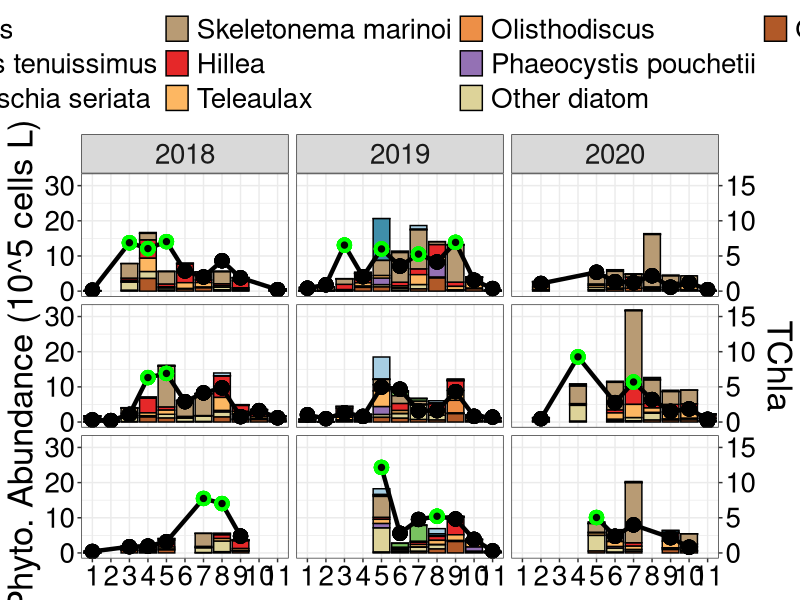
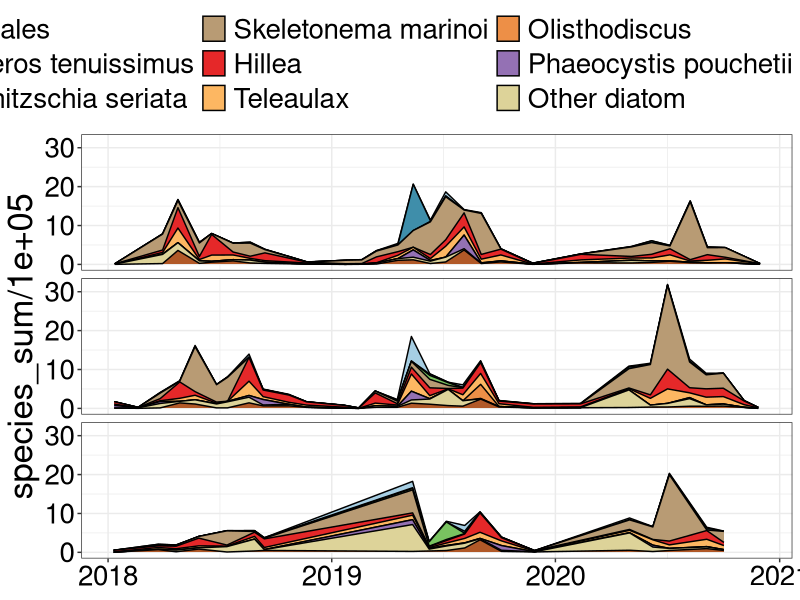
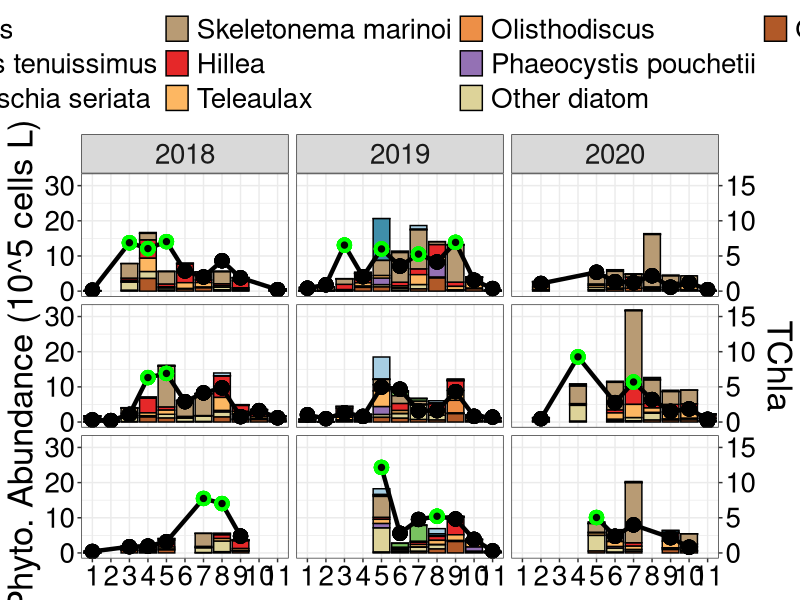
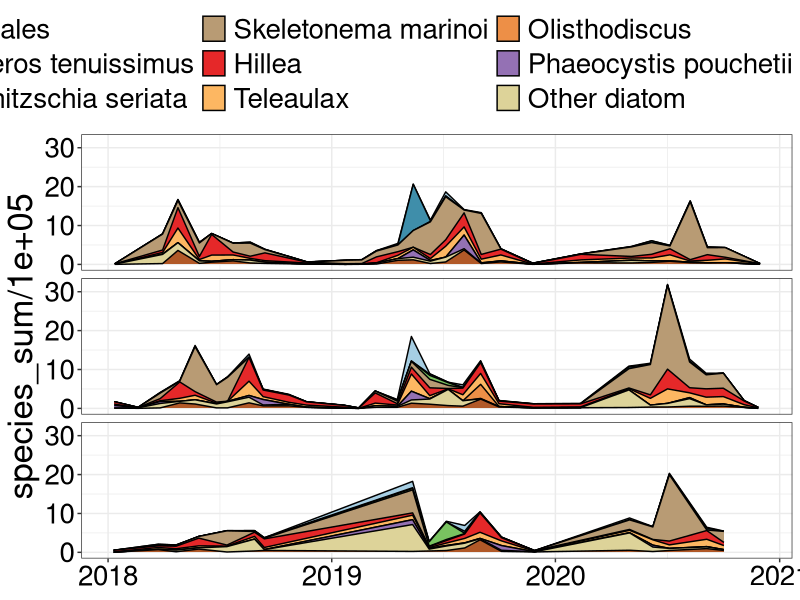
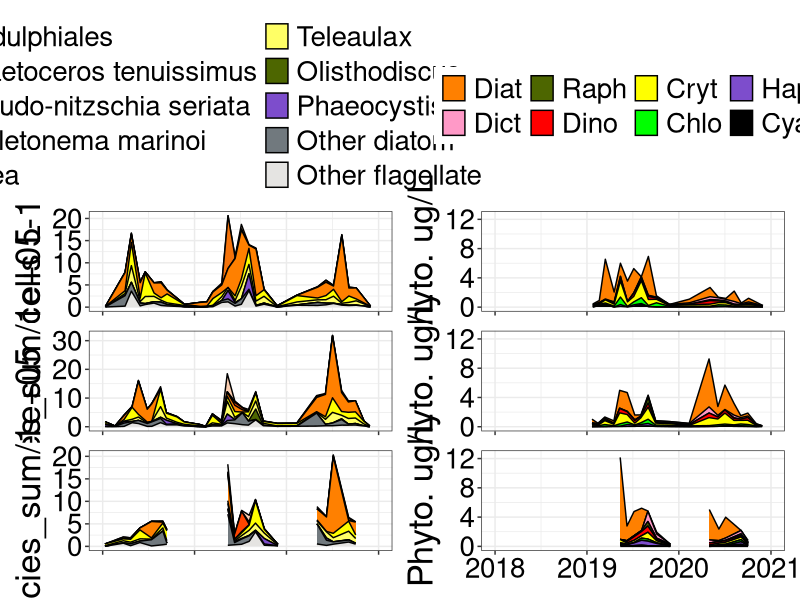

Generate these figures, in order, with R:
## ---- chunk 1
#Upload packages
library(tidyverse)
library(readxl)
library(here)
library(patchwork)
library(RColorBrewer)
library(ggpubr)
library(broom)
library(vegan)
## ---- chunk 2
#Upload data from my master data standardization sheet
micro <- read_csv(here("outputs", "micro_all_2022-11-25.csv")) 

#Uploading chl data that has been converted to TChla
chl <- read_csv(here("outputs", "tchla_calibration_2022-11-15.csv"))

chem <- read_csv(here("files", "chemtax_2023-04-14.csv")) 
## ---- chunk 3
#Remove QU39
micro <- micro %>%
  filter(!scientificName_accepted == "Cyanobacteria")
## ---- chunk 4
#Add year column
micro <- micro %>% 
  mutate(year = lubridate::year(date),
         month = lubridate::month(date)) %>% 
  relocate(year, .after = date) %>% 
  relocate(month, .after = year)

micro <- micro %>%  
  mutate(month_surv = lubridate::month(date),
         month_surv = case_when(date == "2019-08-29" ~ 9,
                                date == "2019-08-31" ~ 9,
                                date == "2019-11-27" ~ 12,
                             TRUE ~ as.numeric (month_surv)))
## ---- chunk 5
# Changing site_id to location 
micro <- micro %>% 
    mutate(location = case_when(site_id == "DFO2" ~ "F",
                              site_id == "KC10" ~ "C",
                              site_id == "QCS01" ~ "S",
                              TRUE ~ as.character(site_id))) %>% 
  relocate(location, .after = site_id)

chl <- chl %>% 
    mutate(location = case_when(site_id == "DFO2" ~ "F",
                              site_id == "KC10" ~ "C",
                              site_id == "QCS01" ~ "S",
                              TRUE ~ as.character(site_id))) %>% 
  relocate(location, .after = site_id)
## ---- chunk 6
micro_all <- micro 

#Order locations from fjord to shelf
order_loc <- c("F", "C", "S")

#Chemtax - Specify order of phyto groups for figures
micro_all <- arrange(mutate(micro_all,
                         location = factor(location, levels = order_loc)))


micro_all <- micro_all %>%
  # filter(group == "Bacillariophyta")
  filter(trophicStatus == "auto")
#I want to look at species that never contribute to more than a certain percentage to the total biomass
## ---- chunk 7
micro_all <- micro_all %>%
  group_by(date, location) %>%
  mutate(sum_count = sum(species_sum)) %>%
  ungroup() %>%
  mutate(perc = species_sum/sum_count)

micro_all <- micro_all %>%
  group_by(scientificName) %>%
  mutate(max = max(perc),
         max_abund = max(species_sum),
         median_abund = median(species_sum)) %>% 
  ungroup()

top_13 <- micro_all %>% 
  distinct(scientificName, max_abund) %>% 
  slice_max(max_abund, n = 8)
## ---- chunk 8
micro_all_gt10_perc <- micro_all %>% 
  mutate(scientificName2 = ifelse(max_abund < 350000 & group == "Bacillariophyta",
                                  "Other diatom", scientificName)) %>% 
  mutate(scientificName2 = ifelse(max_abund < 350000 & !group == "Bacillariophyta",
                                  "Other flagellate", scientificName2))
## ---- chunk 9
micro_all_gt10_perc2 <- micro_all_gt10_perc %>% 
  group_by(date, month_surv, location, scientificName2) %>% 
  summarise(species_sum = sum(species_sum)) %>% 
  ungroup()
## ---- chunk 10
micro_all_c <- micro_all_gt10_perc2  

colourCount_c = length(unique(micro_all_c$scientificName2))
getPalette_c = colorRampPalette(brewer.pal(15, "Paired"))
## ---- chunk 11
spec_dist <- micro_all_c %>% 
  distinct(scientificName2)
## ---- chunk 12
#25%
spec_ord <- c("Biddulphiales", #
              "Chaetoceros tenuissimus", #
              # "Pennales", #
              "Pseudo-nitzschia seriata", #
              # "Rhizosolenia setigera", #
              "Skeletonema marinoi", #
              # "Olisthodiscus", #
              "Hillea", #
              "Teleaulax", #
              "Olisthodiscus",
              "Phaeocystis pouchetii", #
              # "Choanozoa",
              # "Parvicorbicula socialis",
              "Other diatom", #
              "Other flagellate") #




# spec_ord <- c("Biddulphiales", #
#               "Chaetoceros tenuissimus", #
#               "Pennales", #
#               "Pseudo-nitzschia seriata", #
#               "Rhizosolenia setigera", #
#               "Skeletonema marinoi", #
#               "Olisthodiscus", #
#               "Hillea", #
#               "Teleaulax", #
#               "Phaeocystis pouchetii", #
#               "Other diatom", #
#               "Other flagellate") #

#20%
# spec_ord <- c("Biddulphiales",
#               "Chaetoceros cinctus",
#               "Chaetoceros tenuissimus",
#               "Pseudo-nitzschia seriata",
#               "Rhizosolenia setigera",
#               "Skeletonema marinoi small",
#               "Skeletonema marinoi large",
#               "Olisthodiscus",
#               "Hillea",
#               "Teleaulax",
#               "Phaeocystis pouchetii",
#               "Pyramimonas orientalis",
#               "Other")

#10%
# spec_ord <- c("Biddulphiales",
#               "Chaetoceros cinctus",
#               "Chaetoceros tenuissimus",
#               "Pseudo-nitzschia",
#               
#               "Rhizosolenia setigera",
#               "Skeletonema marinoi large",
#               "Skeletonema marinoi small",
#               "Thalassiosira nordenskioeldii",
#               "Thalassiosira pacifica",
#               "Olisthodiscus",
#               "Hillea",
#               "Teleaulax",
#               "Pterosperma",
#               "Pyramimonas orientalis",
#               "Phaeocystis pouchetii")

micro_all_c <- arrange(mutate(micro_all_c,
                         scientificName2 = factor(scientificName2,
                                                 levels = spec_ord)))
## ---- chunk 13
micro_all_chl <- micro_all_c %>% 
  left_join(chl)

micro_all_chl <- arrange(mutate(micro_all_chl,
                         location = factor(location, levels = order_loc)))
## ---- chunk 14
coeff <- 2

micro_all_chl %>%   
  mutate(year = lubridate::year(date)) %>% 
  ggplot() + 
  geom_bar(aes(x = as.factor(month_surv), y = species_sum/100000, 
           fill = scientificName2), stat = "identity", position = "stack",
           color = "black") +
  scale_fill_manual(values = getPalette_c(colourCount_c)) +
  geom_line(aes(x = month_surv, y = tchla*coeff), size = 1.5) +
  geom_point(aes(x = month_surv, y = tchla*coeff, 
                 color = ifelse(tchla < 5, "Fail", "Pass")), size = 2.5, pch = 21,
             stroke = 2, fill = "black") +
  scale_y_continuous(name = "Phyto. Abundance (10^5 cells L)",
                     sec.axis = sec_axis(~ . /coeff, name = "TChla")) +
  scale_color_manual(values = c("black", "green"))+
  facet_grid(location ~ year) +
  theme_bw() +
  theme(text = element_text(size = 25),
        axis.title.x = element_blank(),
        # axis.text.y = element_blank(),
        axis.text = element_text(colour = "black"),
        legend.position = "top",
        legend.direction = "horizontal",
        legend.title = element_blank(),
        strip.background.y = element_blank(),
        strip.text.y = element_blank()) +
  guides(fill = guide_legend(nrow = 3),
         color = "none")

ggsave(here("figures_species_timeseries", "compositions_all_10species.png"),
       width = 16, height = 10, dpi = 300)
## ---- chunk 15
test <- micro_all_chl %>% 
  select(-site_id, -tchla) %>% 
  pivot_wider(names_from = scientificName2, values_from = species_sum,
              values_fill = 0) 

test2 <- test %>% 
  pivot_longer(cols = c(Hillea:Olisthodiscus), names_to = "scientificName2",
               values_to = "species_sum")
## ---- chunk 16
test2 <- arrange(mutate(test2,
                         scientificName2 = factor(scientificName2,
                                                 levels = spec_ord)))

test2 %>%
  mutate(year = lubridate::year(date)) %>% 
  ggplot() + 
  geom_area(aes(x = date, y = species_sum/100000, 
           fill = scientificName2), stat = "identity", position = "stack",
           color = "black") +
  scale_fill_manual(values = getPalette_c(colourCount_c)) +
  facet_grid(location ~ .) +
  theme_bw() +
  theme(text = element_text(size = 25),
        axis.title.x = element_blank(),
        # axis.text.y = element_blank(),
        axis.text = element_text(colour = "black"),
        legend.position = "top",
        legend.direction = "horizontal",
        legend.title = element_blank(),
        strip.background.y = element_blank(),
        strip.text.y = element_blank()) +
  guides(fill = guide_legend(nrow = 3),
         color = "none")


ggsave(here("figures_species_timeseries", "test.png"),
       width = 16, height = 10, dpi = 300)
## ---- chunk 17

#Adding location instead of site ID for interpretation of results
chem <- chem %>% 
    mutate(location = case_when(site_id == "DFO2" ~ "F",
                              site_id == "KC10" ~ "C",
                              site_id == "QCS01" ~ "S",
                              TRUE ~ as.character(site_id))) %>% 
  relocate(location, .after = site_id)

#Creating a unique location-date ID for each sample - makes labels for plotting by dendrogram more informative 
chem <- chem %>% 
  unite(sample_name, c(location, date), sep = "", remove = FALSE)

chem <- chem %>% 
  rename(cyan = Cyanobacteria, hapt = Hapto, GA = `Prasinophytes-3`,
         cryp = Cryptophytes, dino = `Dinoflagellates-1`, dict = Dictyo, 
         raph = Raphido,
         diat = `Diatoms-1`)



## ---- chunk 18
#Here, only including 2019-2020
chem <- chem %>% 
  filter(date < "2021-01-01")

chem <- chem %>% 
    add_row(sample_name = NA,
            date = as.Date("2020-01-01"),
            site_id = "QCS01",
            location = "S",
            cyan = NA,
            hapt = NA,
            GA = NA, 
            cryp = NA,
            dino = NA,
            raph = NA,
            dict = NA, 
            diat = NA) 

chem_long <- chem %>% 
  pivot_longer(c(cyan:diat), names_to = "group", values_to = "tchla")
## ---- chunk 19
#Order locations from fjord to shelf
order_loc <- c("F", "C", "S")

#Chemtax - Specify order of phyto groups for figures
chem_long <- arrange(mutate(chem_long,
                         location = factor(location, levels = order_loc)))


#Chemtax - Specify order of phyto groups for figures
chl <- arrange(mutate(chl,
                         location = factor(location, levels = order_loc)))
## ---- chunk 20
#Setting plotting order phytoplankton groups

#Order phytoplankton groups roughly from smallest to largest - create order list
order_chem <- c("cyan", "hapt", "GA", "cryp",
                   "dino", "raph", "dict", "diat")

#Chemtax spring bloom - Specify order of phyto groups for figures
chem_long <- arrange(mutate(chem_long,
                                group = factor(group,
                                levels = order_chem)))

## ---- chunk 21
#Set Color palette for plotting. Currently based on QU39 manuscript. Brewer has some good ones for R style.
palette <- c("#ff8000", #1 - Diatoms (orange)
             "#ff99c7", #2 - Dictyochophytes (pink)
             "#4d6600", #3 - Raphidophytes (dark green)
             "#ff0000", #4 - Dinoflagellates (Red)
             "#ffff00", #5 - Cryptophytes (yellow)
             "#00ff00", #6 - Chlorophyta (light green)
             "#7d4dcc", #7 - Haptophytes (purple)
             "#000000") #8 - Cyanobacteria (black)

palette_micro <- c("#FBCEB1", #Bidd
                   "#F4730B", #C.ten.
                   "#FF4500", #P.n.s.
                   "#ff8000", #S.mar.
                   "#ffff00", #Hill
                   "#ffff66", #Tel
                   "#4d6600", #Olis
                   "#7d4dcc", #P.p.
                   "#71797E", #OD
                   "#E5E4E2") #OF

palette_micro2 <- c("#E5E4E2",
                    "#71797E",
                    "#7d4dcc",
                    "#4d6600",
                    "#ffff66",
                    "#ffff00",
                    "#ff8000",
                    "#FF4500",
                    "#F4730B",
                    "#FBCEB1")
  


## ---- chunk 22
chem_long <- chem_long %>%
    mutate(year = lubridate::year(date),
         month = lubridate::month(date)) %>%
  mutate(month_surv = case_when(date == "2019-08-31" ~ 9,
                                TRUE ~ as.numeric (month)))
## ---- chunk 23
f1 <- test2 %>%
  filter(location == "F") %>%
  ggplot() + 
  geom_area(aes(x = date, y = species_sum/100000, 
           fill = scientificName2), stat = "identity", position = "stack",
           color = "black") +
  scale_fill_manual(values = palette_micro) +
  scale_x_date(limits = as.Date(c("2018-01-01", "2021-01-01"))) +
  labs(y = "cells L-1") +
  theme_bw() +
  theme(text = element_text(size = 25),
        axis.title.x = element_blank(),
        axis.text.x = element_blank(),
        axis.text = element_text(colour = "black"),
        legend.position = "top",
        legend.direction = "horizontal",
        legend.title = element_blank(),
        strip.background.y = element_blank(),
        strip.text.y = element_blank()) +
  guides(fill = guide_legend(nrow = 5),
         color = "none")

f2 <- chem_long %>%
  filter(site_id == "DFO2") %>% 
  ggplot() +
  geom_area(aes(x = date, y = tchla, 
           fill = fct_rev(group)), stat = "identity", position = "stack",
           color = "black") +
  scale_fill_manual(values = palette,
                    labels = c("Diat", "Dict", "Raph", "Dino", "Cryt", "Chlo", 
                               "Hapt", "Cyan")) +
  scale_x_date(limits = as.Date(c("2018-01-01", "2021-01-01"))) +
  labs(y = "Phyto. ug/L") +
  ylim(0, 12.5) +
  theme_bw() +
  theme(text = element_text(size = 25),
        axis.title.x = element_blank(),
        # axis.title.y = element_blank(),
        axis.text.x = element_blank(),
        axis.text = element_text(colour = "black"),
        legend.position = "top",
        legend.direction = "horizontal",
        legend.title = element_blank(),
        strip.background.y = element_blank(),
        # strip.text.y = element_blank()
        ) +
  guides(fill = guide_legend(nrow = 2),
         color = "none")

f3 <- test2 %>%
  filter(location == "C") %>%
  ggplot() + 
  geom_area(aes(x = date, y = species_sum/100000, 
           fill = scientificName2), stat = "identity", position = "stack",
           color = "black") +
  scale_fill_manual(values = palette_micro) +
  scale_x_date(limits = as.Date(c("2018-01-01", "2021-01-01"))) +
  theme_bw() +
  theme(text = element_text(size = 25),
        axis.title.x = element_blank(),
        axis.text.x = element_blank(),
        axis.text = element_text(colour = "black"),
        legend.position = "none",
        legend.direction = "horizontal",
        legend.title = element_blank(),
        strip.background.y = element_blank(),
        strip.text.y = element_blank()) +
  guides(fill = guide_legend(nrow = 2),
         color = "none")

f4 <- chem_long %>%
  filter(site_id == "KC10") %>% 
  ggplot() +
  geom_area(aes(x = date, y = tchla, 
           fill = fct_rev(group)), stat = "identity", position = "stack",
           color = "black") +
  scale_fill_manual(values = palette,
                    labels = c("Diat", "Dict", "Raph", "Dino", "Cryt", "Chlo", 
                               "Hapt", "Cyan")) +
  scale_x_date(limits = as.Date(c("2018-01-01", "2021-01-01"))) +
  ylim(0, 12.5) +
  labs(y = "Phyto. ug/L") +
  theme_bw() +
  theme(text = element_text(size = 25),
        axis.title.x = element_blank(),
        # axis.title.y = element_blank(),
        axis.text.x = element_blank(),
        axis.text = element_text(colour = "black"),
        legend.position = "none",
        legend.direction = "horizontal",
        legend.title = element_blank(),
        strip.background.y = element_blank(),
        # strip.text.y = element_blank()
        ) +
  guides(fill = guide_legend(nrow = 1),
         color = "none")

test2<- test2 %>% 
  mutate(year = lubridate::year(date))

f5 <- test2 %>%
  ggplot() +
  geom_area(data = filter(test2, year == 2018 & location == "S"), 
           aes(x = date, y = species_sum/100000,
           fill = scientificName2), stat = "identity", position = "stack",
           color = "black") +
    geom_area(data = filter(test2, year == 2019 & location == "S"), 
           aes(x = date, y = species_sum/100000,
           fill = scientificName2), stat = "identity", position = "stack",
           color = "black") +
      geom_area(data = filter(test2, year == 2020 & location == "S"), 
           aes(x = date, y = species_sum/100000,
           fill = scientificName2), stat = "identity", position = "stack",
           color = "black") +
  scale_fill_manual(values = palette_micro) +
  scale_x_date(limits = as.Date(c("2018-01-01", "2021-01-01"))) +
  theme_bw() +
  theme(text = element_text(size = 25),
        axis.title.x = element_blank(),
        axis.text.x = element_blank(),
        axis.text = element_text(colour = "black"),
        legend.position = "none",
        legend.direction = "horizontal",
        legend.title = element_blank(),
        strip.background.y = element_blank(),
        strip.text.y = element_blank()) +
  guides(fill = guide_legend(nrow = 2),
         color = "none")

GeomRibbon$handle_na <- function(data, params) { data }

test <- chem_long %>% 
  filter(site_id == "QCS01")

test$ymax <-test$tchla
test$ymin <- 0
zl <- levels(test$group)
for ( i in 2:length(zl) ) {
   zi <- test$group==zl[i]
   zi_1 <- test$group==zl[i-1]
   test$ymin[zi] <- test$ymax[zi_1]
   test$ymax[zi] <- test$ymin[zi] + test$ymax[zi]
}

f6 <- test %>%
  ggplot(aes(x = date, ymax = ymax, ymin = ymin, fill = fct_rev(group))) + 
  geom_ribbon(color = "black") +
  scale_fill_manual(values = palette,
                    labels = c("Diat", "Dict", "Raph", "Dino", "Cryt", "Chlo", 
                               "Hapt", "Cyan")) +
  scale_x_date(limits = as.Date(c("2018-01-01", "2021-01-01"))) +
  ylim(0, 12.5) +
  labs(y = "Phyto. ug/L") +
  theme_bw() +
  theme(text = element_text(size = 25),
        axis.title.x = element_blank(),
        # axis.title.y = element_blank(),
        axis.text = element_text(colour = "black"),
        legend.position = "none",
        legend.direction = "horizontal",
        legend.title = element_blank(),
        strip.background.y = element_blank(),
        # strip.text.y = element_blank()
        ) +
  guides(fill = guide_legend(nrow = 1),
         color = "none")

fig <- (f1 + f2) / (f3 + f4) / (f5 + f6)

ggsave(here("figures_species_timeseries", "test_test2.png"), fig,
       width = 16, height = 12, dpi = 300)
